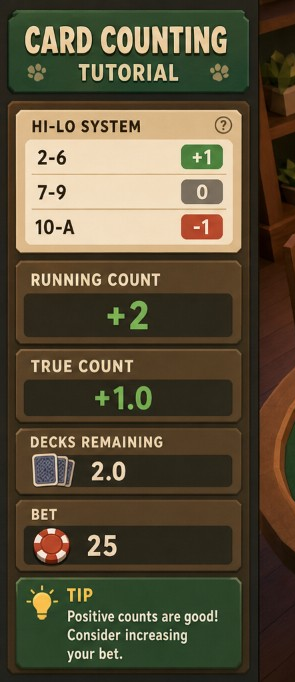
#> input picture godot/assets/reference/ref-sidebar-crop.png, 295 x 682 px
$ python compare_sidebar.py
#> lines starting #> are read from the running program, lines starting #| are printed output that depends on the picture; after the words box and inside, x2 and y2 are one past the last pixel; in counts of white or black regions, pixels touching at a corner belong together
#!/usr/bin/env python3
"""Compare captured sidebar PNG against reference crop and write diff report."""
from __future__ import annotations

import json
import sys
from pathlib import Path

import numpy as np
from PIL import Image, ImageChops, ImageDraw, ImageFont

ROOT = Path(__file__).resolve().parents[1]
REF = ROOT / "assets/reference/ref-sidebar-crop.png"
CAPTURE = ROOT / "tests/visual/output/sidebar_capture.png"
OUT_DIR = ROOT / "tests/visual/output"
THRESHOLD = 42  # per-channel tolerance for "close enough" pixels


def load_rgb(path: Path) -> Image.Image:
    return Image.open(path).convert("RGB")
#> returned value is the input picture: PIL image 295x682 RGB; mean R, G, B 90.5, 80.5, 57.5
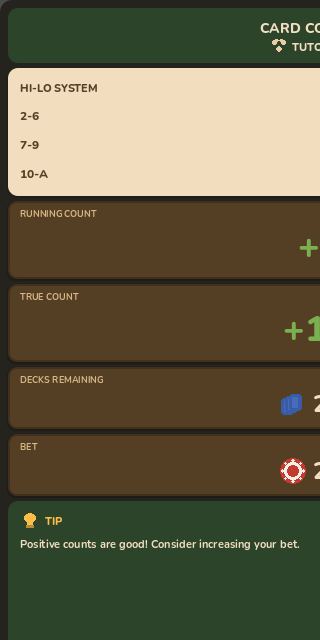
#> input picture godot/tests/visual/output/sidebar_capture.png, 320 x 640 px


def align_heights(ref: Image.Image, cap: Image.Image) -> tuple[Image.Image, Image.Image]:
    width = min(ref.width, cap.width)
#> width = 295
    ref = ref.crop((0, 0, width, ref.height))
    cap = cap.resize((width, cap.height), Image.Resampling.LANCZOS)
    height = min(ref.height, cap.height)
#> height = 640
    return ref.crop((0, 0, width, height)), cap.crop((0, 0, width, height))


def compare(ref: Image.Image, cap: Image.Image) -> dict:
    ref_arr = np.asarray(ref, dtype=np.int16)
    cap_arr = np.asarray(cap, dtype=np.int16)
    diff = np.abs(ref_arr - cap_arr)
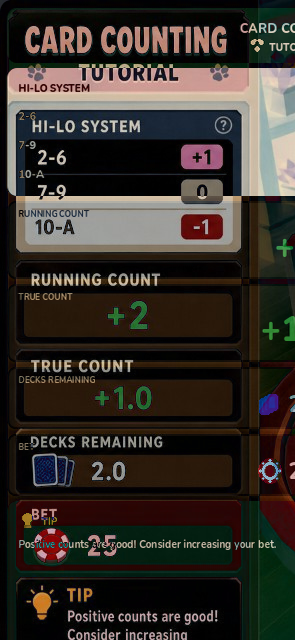
#> diff: shape (640, 295, 3) int16; mean R, G, B 53.6, 47.9, 41.8
    per_pixel = diff.max(axis=2)
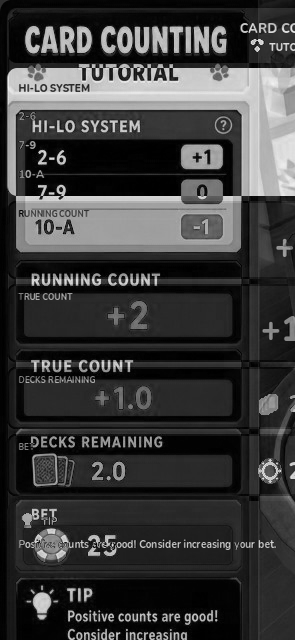
#> per_pixel: shape (640, 295) int16; min 0, max 242, mean 59.5
    close = per_pixel <= THRESHOLD
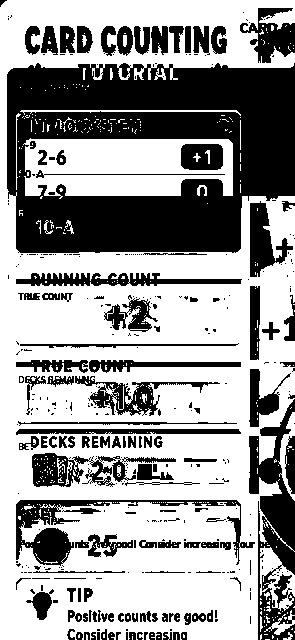
#> close: shape (640, 295) bool; 61.3% white; 356 black regions (233 under 20 px), largest, box (x1, y1, x2, y2) and area: (7, 63, 295, 253) 37392, (249, 399, 295, 640) 5280, (16, 500, 255, 566) 3379
    match_pct = float(close.mean() * 100.0)
#> match_pct = 61.26
    mae = float(diff.mean())
#> mae = 47.77
    diff_img = Image.fromarray(np.clip(diff * 4, 0, 255).astype(np.uint8))
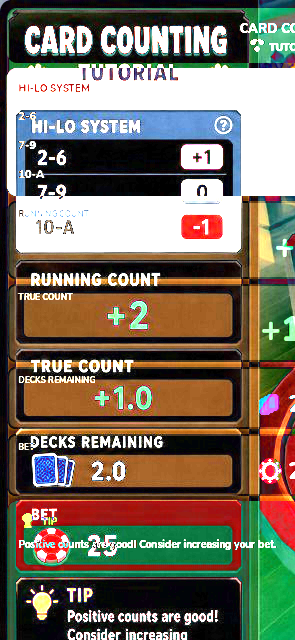
#> diff_img: PIL image 295x640 RGB; mean R, G, B 120.6, 111.7, 96.4
    overlay = Image.blend(ref, cap, 0.5)
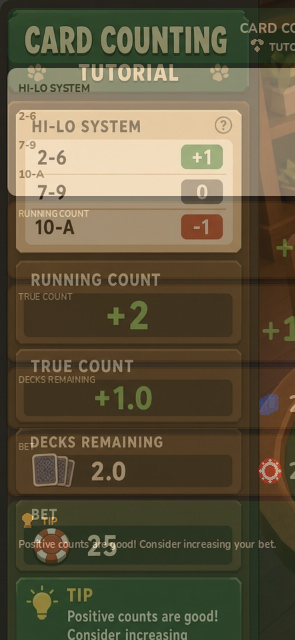
#> overlay: PIL image 295x640 RGB; mean R, G, B 96.6, 87.9, 63.5
    side = Image.new("RGB", (ref.width * 3 + 20, ref.height), (32, 32, 32))
#> side: PIL image 905x640 RGB; every value is 32
    side.paste(ref, (0, 0))
    side.paste(cap, (ref.width + 10, 0))
    side.paste(diff_img, (ref.width * 2 + 20, 0))
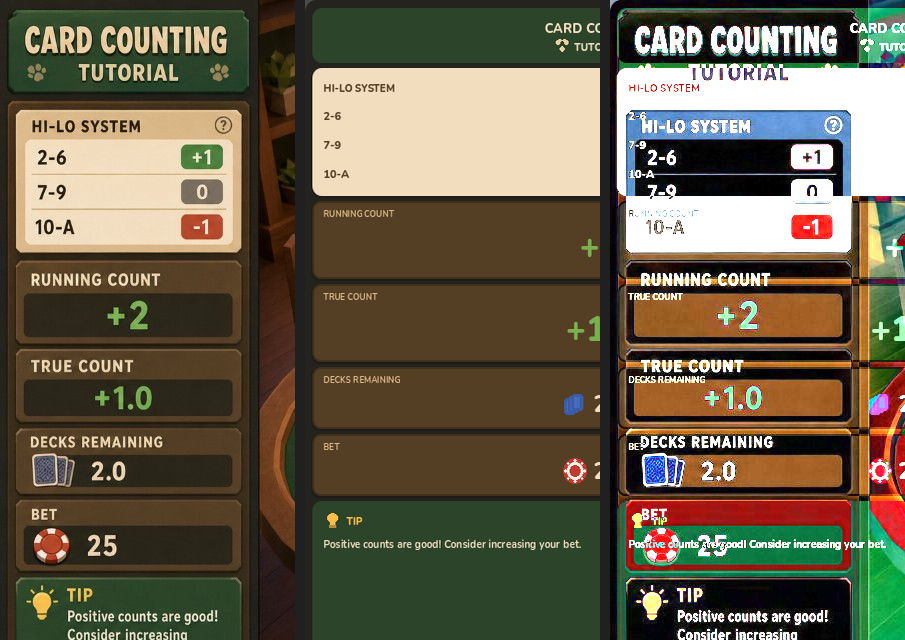
#> side: PIL image 905x640 RGB; mean R, G, B 103.2, 94.6, 73.7
    return {
        "match_pct": round(match_pct, 2),
        "mae": round(mae, 2),
        "width": ref.width,
        "height": ref.height,
        "threshold": THRESHOLD,
        "side_by_side": side,
        "overlay": overlay,
        "diff": diff_img,
    }


def main() -> int:
    if not REF.exists():
        print(f"Missing reference: {REF}")
        return 1
    if not CAPTURE.exists():
        print(f"Missing capture: {CAPTURE}")
        return 1

    ref = load_rgb(REF)
    cap = load_rgb(CAPTURE)
    ref, cap = align_heights(ref, cap)
    result = compare(ref, cap)
#> result = 8 items

    OUT_DIR.mkdir(parents=True, exist_ok=True)
    result["side_by_side"].save(OUT_DIR / "sidebar_compare.png")
    result["overlay"].save(OUT_DIR / "sidebar_overlay.png")
    result["diff"].save(OUT_DIR / "sidebar_diff.png")

    report = {k: v for k, v in result.items() if k not in ("side_by_side", "overlay", "diff")}
#> report = {'match_pct': 61.26, 'mae': 47.77, 'width': 295, 'height': 640, 'threshold': 42}
    (OUT_DIR / "sidebar_compare_report.json").write_text(json.dumps(report, indent=2), encoding="utf-8")

    print(json.dumps(report, indent=2))
#| {
#|   "match_pct": 61.26,
#|   "mae": 47.77,
#|   "width": 295,
#|   "height": 640,
#|   "threshold": 42
#| }
    print(f"Wrote {OUT_DIR / 'sidebar_compare.png'}")
    # Pass if structural match is reasonable; exact pixel match is unlikely without same render pipeline.
    return 0 if report["match_pct"] >= 55.0 else 1


if __name__ == "__main__":
    sys.exit(main())
#> (the program exits here)
